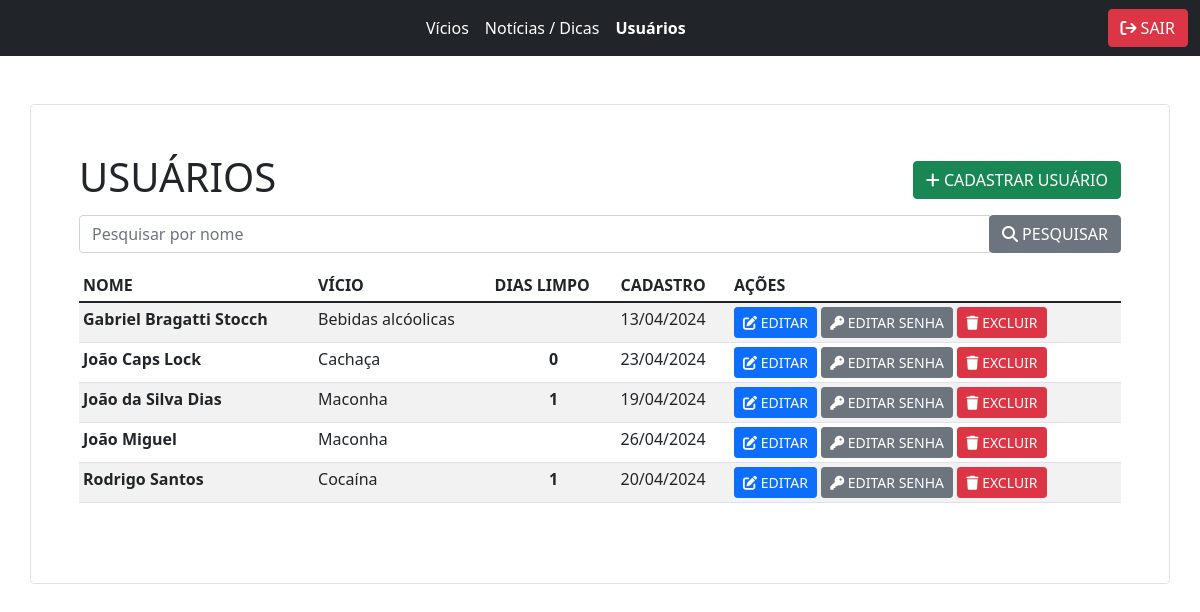
The page /admin/users.php (signed in) on the database its author committed.
### tables this page shows
CREATE TABLE `client` (
  `id` int(10) UNSIGNED NOT NULL,
  `name` varchar(255) NOT NULL,
  `email` varchar(255) NOT NULL,
  `password` varchar(45) NOT NULL,
  `vices_id` int(10) UNSIGNED NOT NULL,
  `clean_days` int(11) DEFAULT NULL,
  `register_day` date NOT NULL
);

CREATE TABLE `vices` (
  `id` int(10) UNSIGNED NOT NULL,
  `name` varchar(255) NOT NULL,
  `type_id` int(10) UNSIGNED NOT NULL
);

### config/connection.php (called while the page is built)
<?php
class Database
{
    function connection()
    {
        try {
            $host = "localhost";
            $username = "root";
            $password = "";
            $dbname = "extensao";
            $conection = new PDO('mysql:host=' . $host .  ';dbname=' . $dbname, $username, $password, array(
                PDO::MYSQL_ATTR_INIT_COMMAND => "SET NAMES utf8",
            )
        );
            $conection->setAttribute(PDO::ATTR_ERRMODE, PDO::ERRMODE_EXCEPTION);
            return $conection;
        } catch (PDOException $e) {
            return $e->getMessage();
        }
    }
}

### admin/users.php (the view, shortened to what this page needs)
<?php include_once("../includes-admin/header.php"); ?>
<?php
require("../config/connection.php");
$connection = new Database();
$queryVice = $connection->connection()->query("SELECT * FROM `vices` ORDER BY `name` ASC");
$vices = $queryVice->fetchAll(PDO::FETCH_ASSOC);
?>
<div class="container border rounded p-5 mt-5">
    <div class="row">
        <div class="col-md-6">
            <h1>USUÁRIOS</h1>
        </div>
        <div class="col-md-6 mt-2 mb-3 text-end">
            <button type="button" class="btn btn-success darkmode-ignore" data-bs-toggle="modal" data-bs-target="#modal_create_client">
                <i class="fa-solid fa-plus"></i> CADASTRAR USUÁRIO
            </button>
        </div>
        <?php
        $search = isset($_GET['search']) ? $_GET['search'] : null;
        $pagina = (isset($_GET['pagina'])) ? $_GET['pagina'] : 1;
        $max_linhas = 10;
        $inicio = ($max_linhas * $pagina) - $max_linhas;
        $sqlSub = ("SELECT * FROM `client` WHERE 3=3");
        if ($search) {
            $sqlSub .= (" AND `client`.`name` LIKE " . "'%" . $search . "%' ORDER BY `name` ASC");
        } else {
            $sqlSub .= (" ORDER BY `name` ASC");
        }
        $sqlSub .= (" LIMIT $inicio, $max_linhas");
        $clients = $connection->connection()->query($sqlSub)->fetchAll(PDO::FETCH_ASSOC);
        ?>
        <form method="get">
            <div class="row">
                <div class="col-md-12">
                    <div class="input-group">
                        <input type="text" class="form-control" name="search" placeholder="Pesquisar por nome" autocomplete="off">
                        <div class="input-group-pprend">
                            <button class="btn btn-secondary darkmode-ignore"><i class="fa-solid fa-magnifying-glass"></i><?php if ($search) { ?> LIMPAR PESQUISA <?php  } else { ?> PESQUISAR <?php } ?></button>
                        </div>
                    </div>
                </div>
            </div>
        </form>
        <div class="table-responsive">
            <table class="table table-sm table-striped mt-3">
                <thead>
                    <tr>
                        <th scope="col">NOME</th>
                        <th scope="col">VÍCIO</th>
                        <th scope="col">DIAS LIMPO</th>
                        <th scope="col">CADASTRO</th>
                        <th scope="col">AÇÕES</th>
                    </tr>
                </thead>
                <tbody>
                    <?php foreach ($clients as $client) { ?>
                        <tr>
                            <td class="admin-client-name"><strong><?php $texto = $client['name'];
                                                                    $tamanho = strlen($texto);
                                                                    $max = 30;
                                                                    if ($tamanho > $max) {
                                                                        echo mb_substr($texto, 0, $max) . "...";
                                                                    } else {
                                                                        echo $texto;
                                                                    }
                                                                    ?></strong></td>
                            <td>
                                <?php foreach ($vices as $vice) {
                                    if ($vice['id'] == $client['vices_id']) {
                                        $texto = $vice['name'];
                                        $tamanho = strlen($texto);
                                        $max = 30;
                                        if ($tamanho > $max) {
                                            echo mb_substr($texto, 0, $max) . "...";
                                        } else {
                                            echo $texto;
                                        }
                                    }
                                } ?>
                            </td>
                            <td class="text-center"><strong><?php $texto = $client['clean_days'];
                                                            $tamanho = strlen($texto);
                                                            $max = 30;
                                                            if ($tamanho > $max) {
                                                                echo mb_substr($texto, 0, $max) . "...";
                                                            } else {
                                                                echo $texto;
                                                            }
                                                            ?></strong></td>
                            <td><?php echo date('d/m/Y', strtotime($client['register_day'])); ?></td>
                            <td>
                                <button type="button" class="btn btn-primary darkmode-ignore btn-sm btn_edit_client" data-id="<?php echo $client['id']; ?>" data-name="<?php echo $client['name']; ?>" data-clean="<?php echo $client['clean_days']; ?>" data-email="<?php echo $client['email']; ?>" data-vice_id="<?php echo $client['vices_id']; ?>">
                                    <i class="fa-solid fa-pen-to-square"></i>
                                    EDITAR
                                </button>
                                <button type="button" class="btn btn-secondary darkmode-ignore btn-sm btn_edit_pass" data-id="<?php echo $client['id']; ?>">
                                    <i class="fa-solid fa-key"></i>
                                    EDITAR SENHA
                                </button>
                                <button type="button" class="btn btn-danger darkmode-ignore btn-sm get_client" data-id="<?php echo $client['id']; ?>">
                                    <i class="fa-solid fa-trash"></i> EXCLUIR
                                </button>
                            </td>
                        </tr>
                    <?php } ?>
                </tbody>
            </table>
            <div class="table-responsive">
            </div>
        </div>
    </div>
</div>
<?php include_once("../includes-admin/footer.php"); ?>

### includes-admin/header.php (shortened to what this page needs)
<!DOCTYPE html>
<html lang="pt-BR">
<head>
  <link rel="stylesheet" href="../Framework/Bootstrap/style.css">
  <link rel="stylesheet" href="../Framework/sweetalert2/dist/sweetalert2.min.css">
  <link rel="stylesheet" href="../css/style.css">
</head>
<body>
  <nav class="navbar bg-dark navbar-expand-lg bg-body-tertiary">
    <div class="container-fluid">
      <div class="collapse navbar-collapse" id="navbarNavDropdown">
        <ul class="navbar-nav me-auto mb-2 mb-lg-0">
          <li class="nav-item">
            <a class="nav-link" href="./initial.php">Vícios</a>
          </li>
          <li class="nav-item">
            <a class="nav-link" href="./news.php">Notícias / Dicas</a>
          </li>
          <li class="nav-item">
            <a class="nav-link" href="./users.php">Usuários</a>
          </li>
        </ul>
      </div>
      <form class="d-flex align-items-center">
        <button type="button" class="ms-2 btn btn-danger darkmode-ignore" id="user-logout"><i class="me-1 fa-solid fa-arrow-right-from-bracket"></i>SAIR</button>
      </form>
    </div>
  </nav>

### includes-admin/footer.php (shortened to what this page needs)
</body>
</html>

### css/style.css (style rules this page uses)
nav ul li a.active { font-weight: bold; }
nav ul li a { text-decoration: none !important; color: white !important; }
.navbar { justify-content: center; }
.navbar-collapse { justify-content: center; }
.navbar-nav { width: 100%; justify-content: center; }
.nav-link { color: white !important; }

### rows shown on the page
client: name "Gabriel Bragatti Stocch", register_day "13/04/2024"
vices: name "Bebidas alcóolicas"
client: name "João Caps Lock", clean_days "0", register_day "23/04/2024"
vices: name "Cachaça"
client: name "João da Silva Dias", clean_days "1", register_day "19/04/2024"
vices: name "Maconha"
client: name "João Miguel", register_day "26/04/2024"
client: name "Rodrigo Santos", clean_days "1", register_day "20/04/2024"
vices: name "Cocaína"
